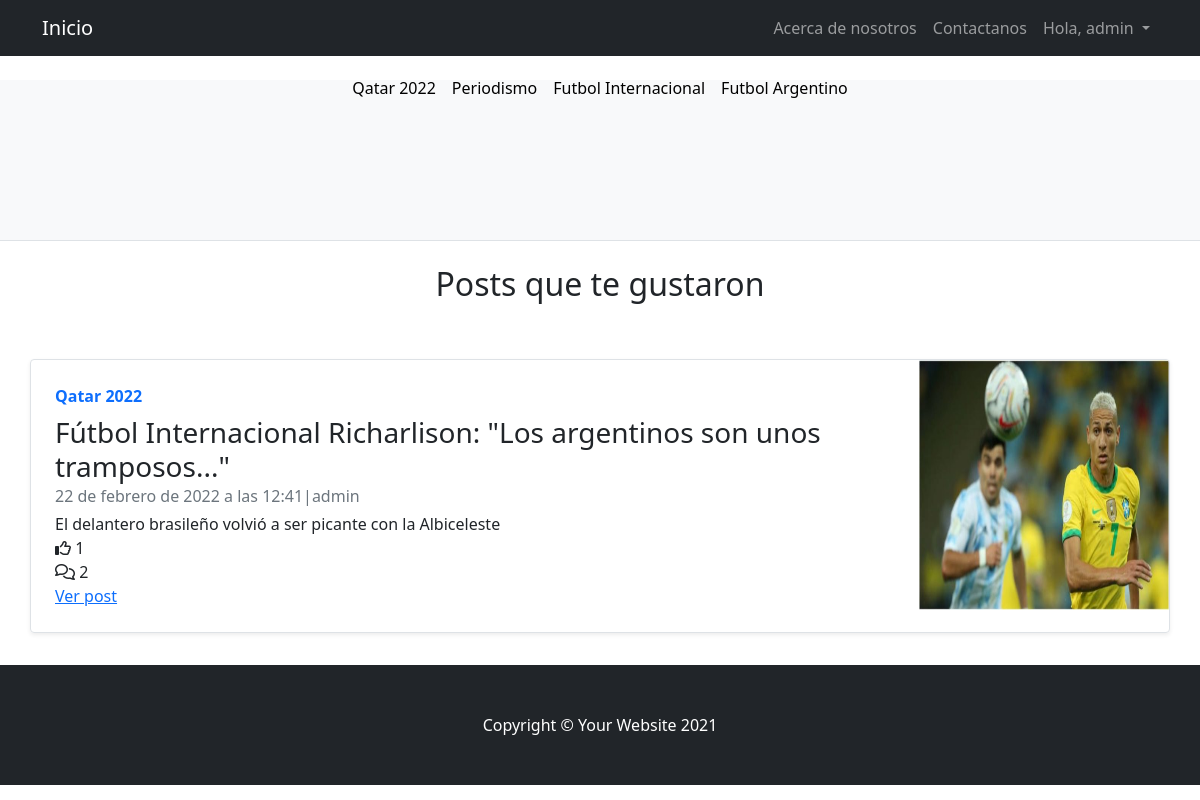
/usuariosApp/misPostsConMeGusta (signed in), run on the app's committed database.
### postApp/models.py (models this page shows, shortened)
class Post(models.Model):
    titulo = models.CharField('titulo', max_length=500, null=False, blank=False)
    subtitulo = models.CharField(
        'subtitulo', max_length=500, null=False, blank=False)
    contenido = RichTextField('contenido', null=False, blank=False)
    imagen = models.ImageField(
        upload_to='imagenes_post', null=True, blank=True)
    categoria = models.ForeignKey(Categoria,  on_delete=models.DO_NOTHING)
    autor = models.ForeignKey(User, on_delete=models.CASCADE)
    fecha_publicacion = models.DateTimeField(auto_now_add=True)
    fecha_edicion = models.DateTimeField(auto_now=True)
    likes = models.ManyToManyField(User, related_name='likes_posts')
    @property
    def get_comentarios_count(self):
        return self.comentarios.all().count()

class Categoria(models.Model):
    nombre = models.CharField(
        'categoria', max_length=100, null=False, blank=False)
    def __str__(self):
        return self.nombre

### usuariosApp/views.py (the view)
# urls.py: path('misPostsConMeGusta',views.postsConMeGustaPropios,name="PostsConMeGustaPropios"),
def postsConMeGustaPropios(request):
    current_user = request.user.id
    posts = Post.objects.filter(likes__id=current_user)
    return render(request, 'usuariosApp/posts_con_megusta.html', {"posts": posts})

### templates/usuariosApp/posts_con_megusta.html (shortened to what this page needs)
{% extends 'index.html' %}
{% block editNavBar %}
{% if request.user.is_authenticated %}
<li class="nav-item"><a class="nav-link" href="{% url 'AboutUs' %}">Acerca de nosotros</a></li>
<li class="nav-item"><a class="nav-link" href="{% url 'Contacto' %}">Contactanos</a></li>
<div class="collapse navbar-collapse" id="navbarNavDarkDropdown">
    <ul class="navbar-nav">
      <li class="nav-item dropdown">
        <a class="nav-link dropdown-toggle" href="#" id="navbarDarkDropdownMenuLink" role="button" data-bs-toggle="dropdown" aria-expanded="false">
          Hola, {{request.user}}
        </a>
      </li>
    </ul>
  </div>
{% endif %}
{% endblock editNavBar %}
{% block blockPosts %}
{% if posts %}
<h2 class="d-flex justify-content-center">Posts que te gustaron</h2>
<br><br>
{% for p in posts %}
<div class="container">
  <div class="row mb-2">
      <div class="row g-0 border rounded overflow-hidden flex-md-row mb-4 shadow-sm h-md-250 position-relative">
          <div class="col p-4 d-flex flex-column position-static">
              <strong class="d-inline-block mb-2 text-primary">{{ p.categoria }}</strong>
              <h3 class="mb-0">{{ p.titulo }}</h3>
              <div class="mb-1 text-muted">{{p.fecha_publicacion}}|{{p.autor}}</div>
              <p class="card-text mb-auto">{{ p.subtitulo }}</p>
              <span><i class="fa-regular fa-thumbs-up"></i> {{ p.likes.count }}</span>
              <span><i class="fa-regular fa-comments"></i> {{ p.get_comentarios_count }}</span>
            <a href="{% url 'verPost' p.id %}">Ver post</a>
        </div>
      <div class="col-auto d-none d-lg-block">
          <img src="{{ p.imagen.url }}" width="250" height="250">
      </div>
    </div>
  </div>
</div>
{% endfor %}
{% endif %}
{% endblock blockPosts %}

### data on the page
Post: categoria "Qatar 2022", titulo "Fútbol Internacional Richarlison: \"Los argentinos son unos tramposos...\"", fecha_publicacion "22 de febrero de 2022 a las 12:41", autor "admin", subtitulo "El delantero brasileño volvió a ser picante con la Albiceleste", likes.count "1", get_comentarios_count "2", imagen (picture)

### other printed values
{{ request.user }} "admin"
